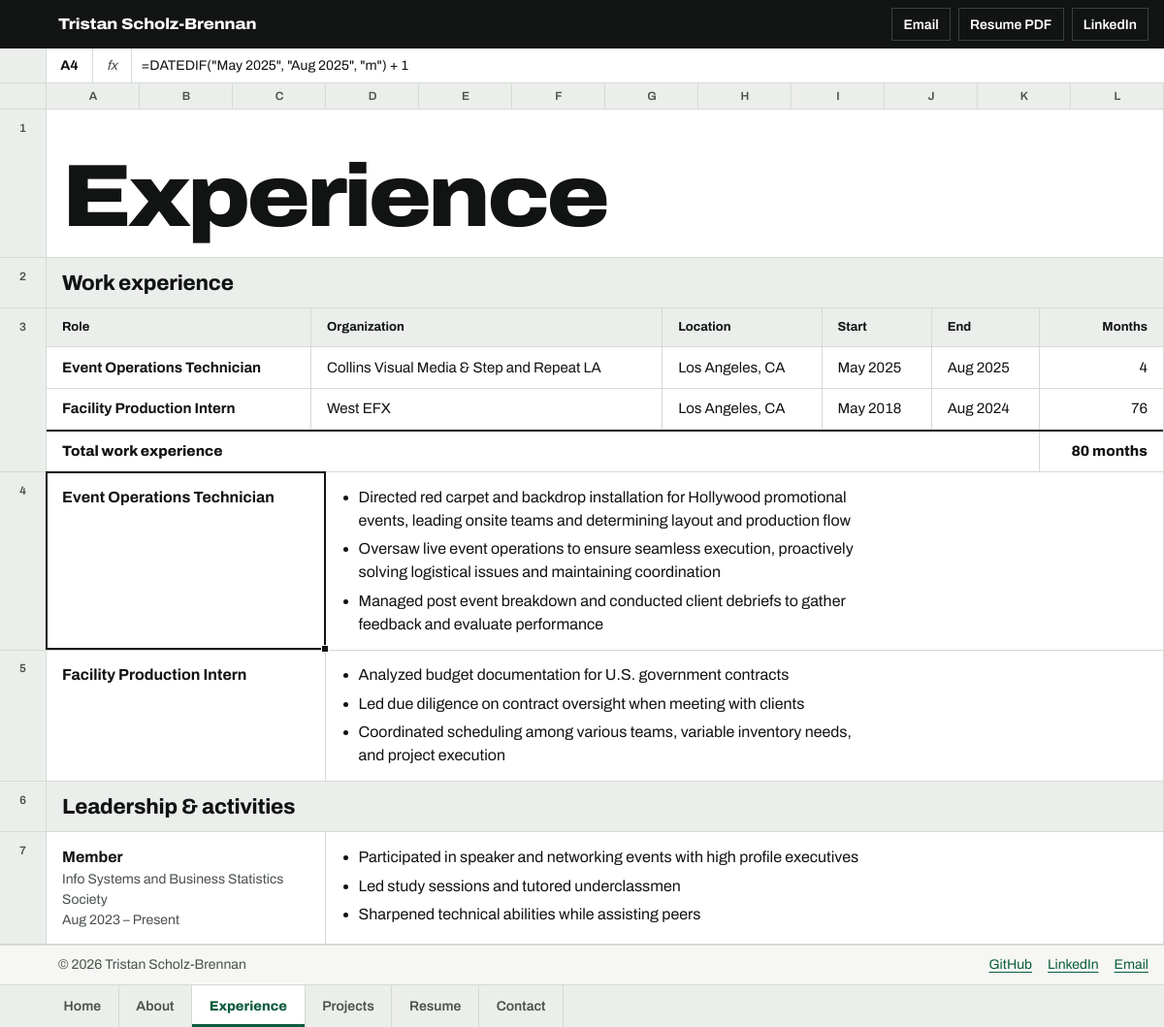
Screenshot of /experience with the database file from the repository.
### app/models.py (models this page shows)
class Profile(Base):
    __tablename__ = "profiles"
    id = Column(Integer, primary_key=True, index=True)
    full_name = Column(String(255), nullable=True)
    headline = Column(String(255), nullable=False)
    summary = Column(Text, nullable=False)
    location = Column(String(255), default="Remote")
    email = Column(String(255), nullable=False)
    linkedin_url = Column(String(255), nullable=True)
    github_url = Column(String(255), nullable=True)
    resume_url = Column(String(255), nullable=True)
    profile_image = Column(String(255), nullable=True)
    focus_area = Column(String(255), default="Data & AI")
    seeking = Column(String(255), nullable=True)
    about = Column(Text, nullable=True)
    highlights = Column(JSON, default=list)

class Experience(Base):
    __tablename__ = "experiences"
    id = Column(Integer, primary_key=True, index=True)
    role_title = Column(String(255), nullable=False)
    company_name = Column(String(255), nullable=False)
    start_date = Column(String(50), nullable=False)
    end_date = Column(String(50), nullable=True)
    location = Column(String(255), nullable=True)
    summary = Column(Text, nullable=False)
    bullet_points = Column(JSON, default=list)
    impact_notes = Column(JSON, default=list)
    skills = Column(JSON, default=list)
    category = Column(String(50), default="work")

### app/main.py (the view)
@app.get("/experience", response_class=HTMLResponse)
async def experience(request: Request):
    profile = get_public_profile()
    experiences = get_experiences()
    return templates.TemplateResponse(
        "experience.html",
        {"request": request, "profile": profile, "experiences": experiences},
    )

### templates/experience.html (shortened to what this page needs)
{% extends "base.html" %}
{% macro role_table(items, show_total) %}
{% if show_total %}
<div class="r">
  <div class="c s12 table-cell">
    <table class="xl stack">
      <thead><tr><th scope="col">Role</th><th scope="col">Organization</th><th scope="col">Location</th><th scope="col">Start</th><th scope="col">End</th><th scope="col" class="num">Months</th></tr></thead>
      <tbody>
        {% for item in items %}
        <tr>
          <td data-label="Role"><strong>{{ item.role_title }}</strong></td>
          <td data-label="Organization">{{ item.company_name }}</td>
          <td data-label="Location">{{ item.location or '' }}</td>
          <td data-label="Start">{{ item.start_date }}</td>
          <td data-label="End">{{ item.end_date or 'Present' }}</td>
          <td data-label="Months" class="num">{{ item | months or '' }}</td>
        </tr>
        {% endfor %}
      </tbody>
      {% if show_total %}
      <tfoot><tr><td colspan="5">Total work experience</td><td class="num">{{ total_months(items) }} months</td></tr></tfoot>
      {% endif %}
    </table>
  </div>
</div>
{% endif %}
{% for item in items %}
<div class="r">
  <div class="c s3 who" data-formula='=DATEDIF("{{ item.start_date }}", "{{ item.end_date or 'TODAY()' }}", "m") + 1'>
    <strong>{{ item.role_title }}</strong>
    {% if not show_total %}
    <span>{{ item.company_name }}</span>
    <span>{{ item.start_date }} – {{ item.end_date or 'Present' }}</span>
    {% endif %}
  </div>
  <div class="c s9">
    {% if item.bullet_points %}
    <ul class="bullets">
      {% for bullet in item.bullet_points %}<li>{{ bullet }}</li>{% endfor %}
    </ul>
    {% else %}
    <p>{{ item.summary }}</p>
    {% endif %}
  </div>
</div>
{% endfor %}
{% endmacro %}
{% block content %}
{% set work = experiences | rejectattr('category', 'equalto', 'activity') | list %}
{% set activities = experiences | selectattr('category', 'equalto', 'activity') | list %}
<div class="r">
  <div class="c s12 name-cell"><h1>Experience</h1></div>
</div>
{% if work %}
<div class="r"><div class="c s12 head-cell"><h2>Work experience</h2></div></div>
{{ role_table(work, true) }}
{% endif %}
{% if activities %}
<div class="r"><div class="c s12 head-cell"><h2>Leadership &amp; activities</h2></div></div>
{{ role_table(activities, false) }}
{% endif %}
{% endblock %}

### templates/base.html (shortened to what this page needs)
{% set person = profile.full_name or profile.headline %}
{% set has_resume = profile.resume_url and profile.resume_url != '/resume' %}
{% set path = request.url.path %}
<!doctype html>
<html lang="en">
  <head>
    <link rel="stylesheet" href="/static/css/site.css" />
  </head>
  <body>
    <header class="titlebar">
      <a class="brand" href="/">{{ person }}</a>
      <div class="tools">
        <a class="tool" href="mailto:{{ profile.contact_links.email }}">Email</a>
        {% if has_resume %}<a class="tool" href="{{ profile.resume_url }}" download>Resume PDF</a>{% endif %}
        {% if profile.contact_links.linkedin %}<a class="tool" href="{{ profile.contact_links.linkedin }}">LinkedIn</a>{% endif %}
      </div>
    </header>
    <div class="formula-bar" aria-hidden="true">
      <span></span>
      <span class="namebox" data-namebox>A1</span>
      <span class="fx">fx</span>
      <span class="formula"><span class="formula-text" data-formula-out>="{{ person }}"</span></span>
    </div>
    <main id="main" class="sheet">
      <div class="colhead" aria-hidden="true">
        <span></span>{% for letter in "ABCDEFGHIJKL" %}<span>{{ letter }}</span>{% endfor %}
      </div>
      {% block content %}{% endblock %}
    </main>
    <footer class="statusbar">
      <p>© 2026 {{ person }}</p>
      <div class="footer-links">
        <a href="{{ profile.contact_links.github }}">GitHub</a>
        <a href="{{ profile.contact_links.linkedin }}">LinkedIn</a>
        <a href="mailto:{{ profile.contact_links.email }}">Email</a>
      </div>
    </footer>
    <nav class="tabs" aria-label="Pages">
      {% for href, label in [('/', 'Home'), ('/about', 'About'), ('/experience', 'Experience'), ('/projects', 'Projects'), ('/resume', 'Resume'), ('/contact', 'Contact')] %}
      <a href="{{ href }}"{% if path == href or (href != '/' and path.startswith(href)) %} aria-current="page"{% endif %}>{{ label }}</a>
      {% endfor %}
    </nav>
  </body>
</html>

### rows the page displays
Profile: full_name "Tristan Scholz-Brennan"
Experience: role_title "Event Operations Technician", company_name "Collins Visual Media & Step and Repeat LA", location "Los Angeles, CA", start_date "May 2025", end_date "Aug 2025", start_date+end_date "4", start_date+end_date "80", bullet_points "Directed red carpet and backdrop installation for Hollywood promotional events, leading onsite teams and determining layout and production flow" "Oversaw live event operations to ensure seamless execution, proactively solving logistical issues and maintaining coordination" "Managed post event breakdown and conducted client debriefs to gather feedback and evaluate performance"
Experience: role_title "Facility Production Intern", company_name "West EFX", location "Los Angeles, CA", start_date "May 2018", end_date "Aug 2024", start_date+end_date "76", bullet_points "Analyzed budget documentation for U.S. government contracts" "Led due diligence on contract oversight when meeting with clients" "Coordinated scheduling among various teams, variable inventory needs, and project execution"
Experience: role_title "Member", company_name "Info Systems and Business Statistics Society", start_date "Aug 2023", end_date "Present", bullet_points "Participated in speaker and networking events with high profile executives" "Led study sessions and tutored underclassmen" "Sharpened technical abilities while assisting peers"

### other values shown
{{ letter }} "A" "B" "C" "D" "E" "F" "G" "H" "I" "J" "K" "L"
{{ label }} "Home" "About" "Experience" "Projects" "Resume" "Contact"
